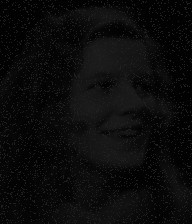
#> input picture Lecture 1/Images/enhance-me.jpg, 192 x 224 px
$ jupyter execute exrecise_1_3.ipynb
#> lines starting #> are read from the running program, lines starting #| are printed output that depends on the picture
### Lecture 1/Notebooks/helpers.py
import cv2
import numpy as np
from matplotlib import pyplot as plt

MIN = 0
MAX = 255

plt.rcParams['figure.figsize'] = [12, 8]

def minmax(value):
    if value < MIN:
        return MIN
    elif value > MAX:
        return MAX
    else:
        return value

def contrast_brightness(image, alpha, beta):
    new_image = np.zeros(image.shape, image.dtype)
    for y in range(image.shape[0]):
        for x in range(image.shape[1]):
            if len(image.shape) == 2:
                new_image[y, x] = minmax(alpha * image[y, x] + beta)
            else:
                for c in range(image.shape[2]):
                    new_image[y, x, c] = minmax(alpha * image[y, x, c] + beta)
    return new_image

def show_histogram(img, channel=0):
    hist = cv2.calcHist([img], [channel], None, [256], [0, 256])
    plt.plot(hist)
    plt.grid()
    plt.show()

# [6 lines left out: function show_histograms, not called in this run]

### Lecture 1/exrecise_1_3.ipynb
[cell 1]
import cv2
from matplotlib import pyplot as plt
import numpy as np
from helpers import *

[cell 2]
img = cv2.imread('Images/enhance-me.jpg', 1)
#> img is the input picture: shape (224, 192, 3); min 0, max 46, mean 11.5
#img = cv2.cvtColor(img, cv2.COLOR_BGR2GRAY)

h, w, c = img.shape
#> h = 224; w = 192; c = 3
print(h, w)
#| 224 192
plt.imshow(img, cmap='gray')

[cell 3]
show_histogram(img)
#> in show_histogram, `hist = cv2.calcHist([img], [channel], None, [256], [0, 256])`: hist = 256 values, max 3909 at index 0, min 0 at index 45, mean 168
#> in show_histogram, `plt.show()`:
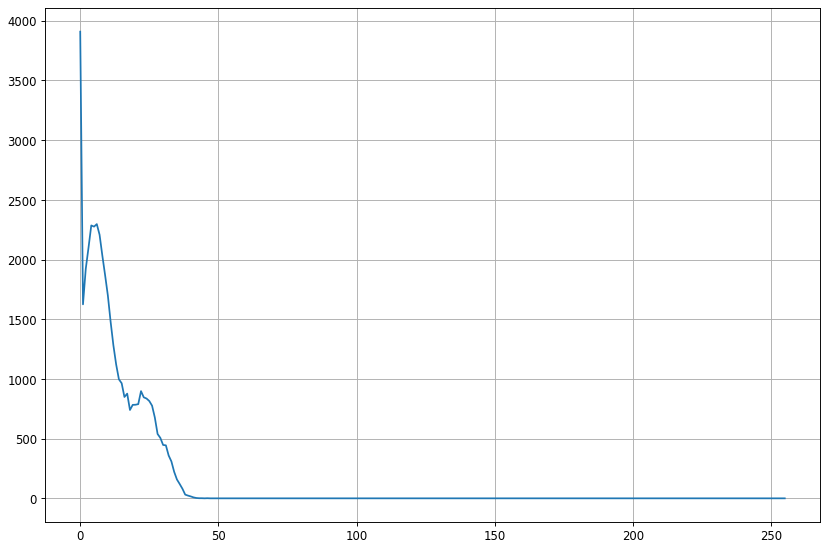
#> figure drawn by matplotlib, 1 panel; curve peaks at x = 0, y = 3909

[cell 4]
a = 6
b = 40

new_img = contrast_brightness(img, a, b)
#> after the loop in contrast_brightness, `for y in range(image.shape[0]):`:
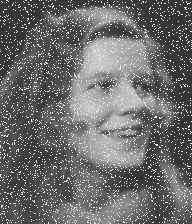
#> new_image: shape (224, 192, 3); min 40, max 255, mean 109.1
new_img = cv2.fastNlMeansDenoising(new_img, None, 10, 7, 21)

plt.imshow(new_img, cmap='gray')

[cell 5]
show_histogram(new_img)
#> call 2 of show_histogram, with channel = 0
#> in show_histogram (call 2), `hist = cv2.calcHist([img], [channel], None, [256], [0, 256])`: hist = 256 values, max 3865 at index 40, min 0 at index 0, mean 168
#> in show_histogram (call 2), `plt.show()`:
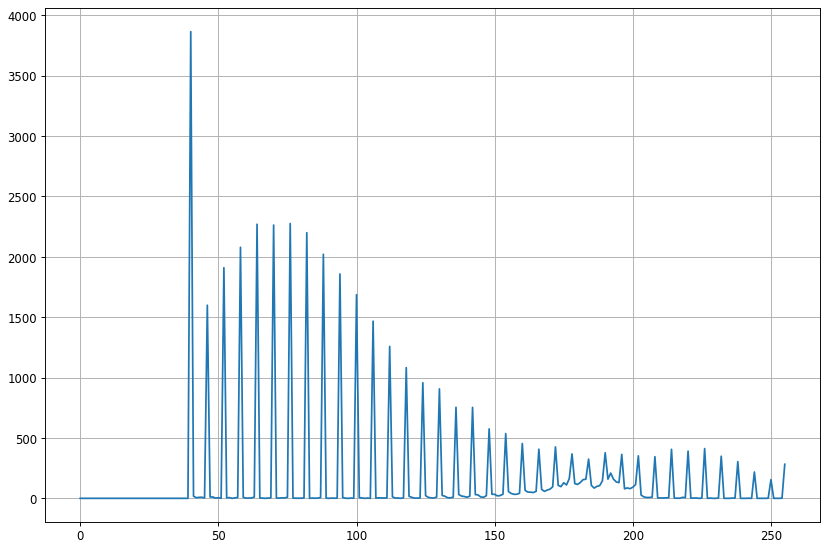
#> figure drawn by matplotlib, 1 panel; curve peaks at x = 40, y = 3865
